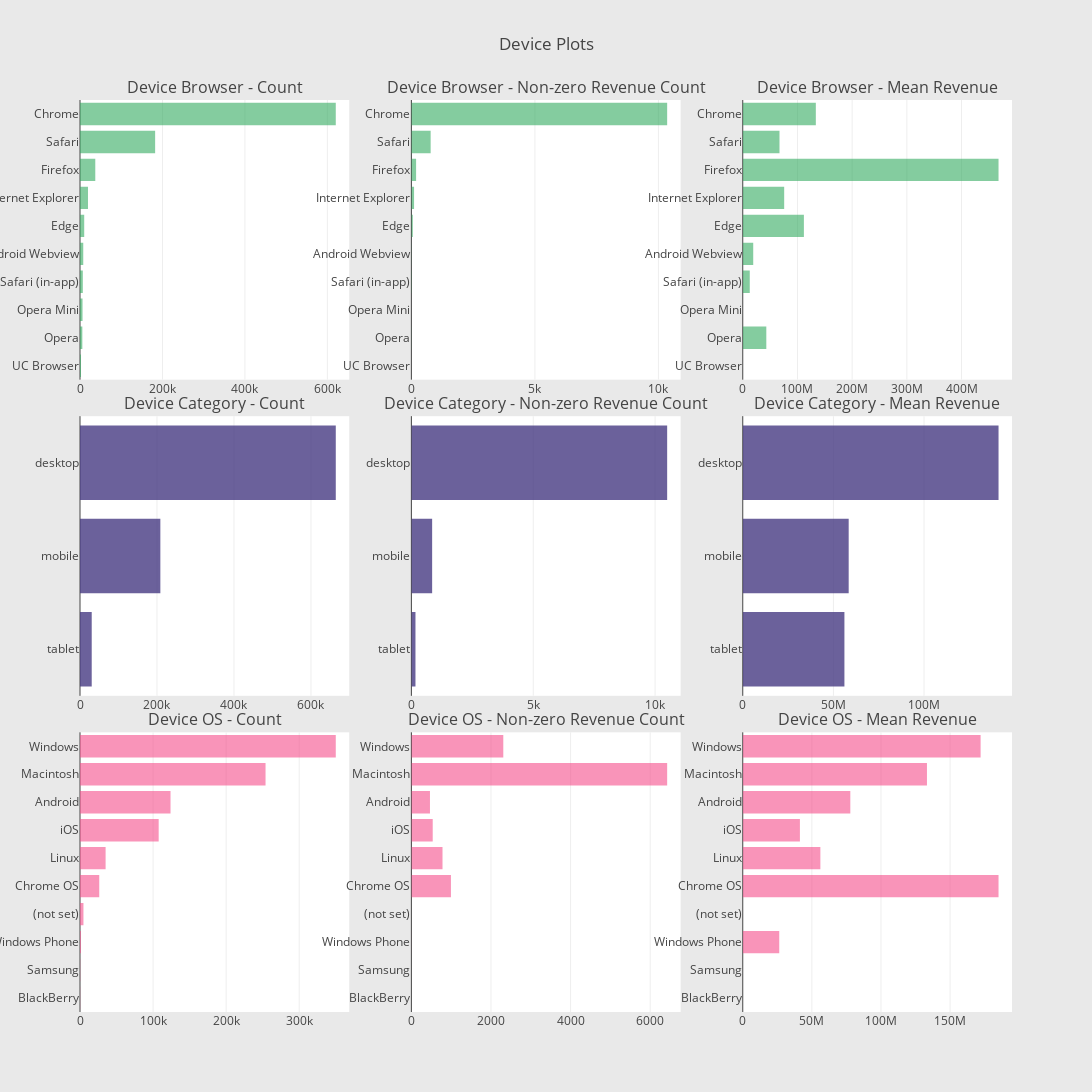

Write notebook code for a chart like this one.
### Markdown cell above
#### Device Information

### Code cell
def horizontal_bar_chart(cnt_srs, color):
    trace = go.Bar(
        y=cnt_srs.index[::-1],
        x=cnt_srs.values[::-1],
        showlegend=False,
        orientation = 'h',
        marker=dict(
            color=color,
        ),
    )
    return trace

# Device Browser
cnt_srs = train_df.groupby('device.browser')['totals.transactionRevenue'].agg(['size', 'count', 'mean'])
cnt_srs.columns = ["count", "count of non-zero revenue", "mean"]
cnt_srs = cnt_srs.sort_values(by="count", ascending=False)
trace1 = horizontal_bar_chart(cnt_srs["count"].head(10), 'rgba(50, 171, 96, 0.6)')
trace2 = horizontal_bar_chart(cnt_srs["count of non-zero revenue"].head(10), 'rgba(50, 171, 96, 0.6)')
trace3 = horizontal_bar_chart(cnt_srs["mean"].head(10), 'rgba(50, 171, 96, 0.6)')

# Device Category
cnt_srs = train_df.groupby('device.deviceCategory')['totals.transactionRevenue'].agg(['size', 'count', 'mean'])
cnt_srs.columns = ["count", "count of non-zero revenue", "mean"]
cnt_srs = cnt_srs.sort_values(by="count", ascending=False)
trace4 = horizontal_bar_chart(cnt_srs["count"].head(10), 'rgba(71, 58, 131, 0.8)')
trace5 = horizontal_bar_chart(cnt_srs["count of non-zero revenue"].head(10), 'rgba(71, 58, 131, 0.8)')
trace6 = horizontal_bar_chart(cnt_srs["mean"].head(10), 'rgba(71, 58, 131, 0.8)')

# Operating system
cnt_srs = train_df.groupby('device.operatingSystem')['totals.transactionRevenue'].agg(['size', 'count', 'mean'])
cnt_srs.columns = ["count", "count of non-zero revenue", "mean"]
cnt_srs = cnt_srs.sort_values(by="count", ascending=False)
trace7 = horizontal_bar_chart(cnt_srs["count"].head(10), 'rgba(246, 78, 139, 0.6)')
trace8 = horizontal_bar_chart(cnt_srs["count of non-zero revenue"].head(10),'rgba(246, 78, 139, 0.6)')
trace9 = horizontal_bar_chart(cnt_srs["mean"].head(10),'rgba(246, 78, 139, 0.6)')

# Creating two subplots
fig = tools.make_subplots(rows=3, cols=3, vertical_spacing=0.04, 
                          subplot_titles=["Device Browser - Count", "Device Browser - Non-zero Revenue Count", "Device Browser - Mean Revenue",
                                          "Device Category - Count",  "Device Category - Non-zero Revenue Count", "Device Category - Mean Revenue", 
                                          "Device OS - Count", "Device OS - Non-zero Revenue Count", "Device OS - Mean Revenue"])

fig.append_trace(trace1, 1, 1)
fig.append_trace(trace2, 1, 2)
fig.append_trace(trace3, 1, 3)
fig.append_trace(trace4, 2, 1)
fig.append_trace(trace5, 2, 2)
fig.append_trace(trace6, 2, 3)
fig.append_trace(trace7, 3, 1)
fig.append_trace(trace8, 3, 2)
fig.append_trace(trace9, 3, 3)

fig['layout'].update(height=1200, width=1200, paper_bgcolor='rgb(233,233,233)', title="Device Plots")
py.iplot(fig, filename='device-plots')

### Figure 1 — Plotly figure (JSON) as saved in the notebook; plotly's stock layout.template omitted (floating-point values rounded to 4 significant figures)
{"data": [{"marker": {"color": "rgba(50, 171, 96, 0.6)"}, "orientation": "h", "showlegend": false, "type": "bar", "uid": "af02b83e-d641-11e8-a16f-e8ea6a21a790", "x": [2427, 5643, 6139, 6850, 7865, 10205, 19375, 37069, 182245, 620364], "xaxis": "x", "y": ["UC Browser", "Opera", "Opera Mini", "Safari (in-app)", "Android Webview", "Edge", "Internet Explorer", "Firefox", "Safari", "Chrome"], "yaxis": "y"}, {"marker": {"color": "rgba(50, 171, 96, 0.6)"}, "orientation": "h", "showlegend": false, "type": "bar", "uid": "af118da8-d641-11e8-816e-e8ea6a21a790", "x": [0, 5, 0, 12, 6, 58, 109, 191, 780, 10353], "xaxis": "x2", "y": ["UC Browser", "Opera", "Opera Mini", "Safari (in-app)", "Android Webview", "Edge", "Internet Explorer", "Firefox", "Safari", "Chrome"], "yaxis": "y2"}, {"marker": {"color": "rgba(50, 171, 96, 0.6)"}, "orientation": "h", "showlegend": false, "type": "bar", "uid": "af12157a-d641-11e8-908a-e8ea6a21a790", "x": [null, 43070000, null, 12810000.0, 19140000.0, 111800000.0, 75740000.0, 467600000.0, 67180000.0, 133600000.0], "xaxis": "x3", "y": ["UC Browser", "Opera", "Opera Mini", "Safari (in-app)", "Android Webview", "Edge", "Internet Explorer", "Firefox", "Safari", "Chrome"], "yaxis": "y3"}, {"marker": {"color": "rgba(71, 58, 131, 0.8)"}, "orientation": "h", "showlegend": false, "type": "bar", "uid": "af128af4-d641-11e8-9a79-e8ea6a21a790", "x": [30449, 208725, 664479], "xaxis": "x4", "y": ["tablet", "mobile", "desktop"], "yaxis": "y4"}, {"marker": {"color": "rgba(71, 58, 131, 0.8)"}, "orientation": "h", "showlegend": false, "type": "bar", "uid": "af13093a-d641-11e8-b9f5-e8ea6a21a790", "x": [168, 852, 10495], "xaxis": "x5", "y": ["tablet", "mobile", "desktop"], "yaxis": "y5"}, {"marker": {"color": "rgba(71, 58, 131, 0.8)"}, "orientation": "h", "showlegend": false, "type": "bar", "uid": "af139c80-d641-11e8-8c35-e8ea6a21a790", "x": [56080000.0, 58430000.0, 141100000.0], "xaxis": "x6", "y": ["tablet", "mobile", "desktop"], "yaxis": "y6"}, {"marker": {"color": "rgba(246, 78, 139, 0.6)"}, "orientation": "h", "showlegend": false, "type": "bar", "uid": "af141854-d641-11e8-803a-e8ea6a21a790", "x": [218, 280, 1216, 4695, 26337, 35034, 107665, 123892, 253938, 350072], "xaxis": "x7", "y": ["BlackBerry", "Samsung", "Windows Phone", "(not set)", "Chrome OS", "Linux", "iOS", "Android", "Macintosh", "Windows"], "yaxis": "y7"}, {"marker": {"color": "rgba(246, 78, 139, 0.6)"}, "orientation": "h", "showlegend": false, "type": "bar", "uid": "af14928c-d641-11e8-93e3-e8ea6a21a790", "x": [0, 0, 1, 0, 994, 782, 536, 467, 6426, 2309], "xaxis": "x8", "y": ["BlackBerry", "Samsung", "Windows Phone", "(not set)", "Chrome OS", "Linux", "iOS", "Android", "Macintosh", "Windows"], "yaxis": "y8"}, {"marker": {"color": "rgba(246, 78, 139, 0.6)"}, "orientation": "h", "showlegend": false, "type": "bar", "uid": "af15071e-d641-11e8-aead-e8ea6a21a790", "x": [null, null, 26400000, null, 185000000.0, 56150000.0, 41360000.0, 77820000.0, 133300000.0, 172100000.0], "xaxis": "x9", "y": ["BlackBerry", "Samsung", "Windows Phone", "(not set)", "Chrome OS", "Linux", "iOS", "Android", "Macintosh", "Windows"], "yaxis": "y9"}], "layout": {"annotations": [{"font": {"size": 16}, "showarrow": false, "text": "Device Browser - Count", "x": 0.1444, "xanchor": "center", "xref": "paper", "y": 1, "yanchor": "bottom", "yref": "paper"}, {"font": {"size": 16}, "showarrow": false, "text": "Device Browser - Non-zero Revenue Count", "x": 0.5, "xanchor": "center", "xref": "paper", "y": 1, "yanchor": "bottom", "yref": "paper"}, {"font": {"size": 16}, "showarrow": false, "text": "Device Browser - Mean Revenue", "x": 0.8556, "xanchor": "center", "xref": "paper", "y": 1, "yanchor": "bottom", "yref": "paper"}, {"font": {"size": 16}, "showarrow": false, "text": "Device Category - Count", "x": 0.1444, "xanchor": "center", "xref": "paper", "y": 0.6533, "yanchor": "bottom", "yref": "paper"}, {"font": {"size": 16}, "showarrow": false, "text": "Device Category - Non-zero Revenue Count", "x": 0.5, "xanchor": "center", "xref": "paper", "y": 0.6533, "yanchor": "bottom", "yref": "paper"}, {"font": {"size": 16}, "showarrow": false, "text": "Device Category - Mean Revenue", "x": 0.8556, "xanchor": "center", "xref": "paper", "y": 0.6533, "yanchor": "bottom", "yref": "paper"}, {"font": {"size": 16}, "showarrow": false, "text": "Device OS - Count", "x": 0.1444, "xanchor": "center", "xref": "paper", "y": 0.3067, "yanchor": "bottom", "yref": "paper"}, {"font": {"size": 16}, "showarrow": false, "text": "Device OS - Non-zero Revenue Count", "x": 0.5, "xanchor": "center", "xref": "paper", "y": 0.3067, "yanchor": "bottom", "yref": "paper"}, {"font": {"size": 16}, "showarrow": false, "text": "Device OS - Mean Revenue", "x": 0.8556, "xanchor": "center", "xref": "paper", "y": 0.3067, "yanchor": "bottom", "yref": "paper"}], "height": 1200, "paper_bgcolor": "rgb(233,233,233)", "title": "Device Plots", "width": 1200, "xaxis": {"anchor": "y", "domain": [0, 0.2889]}, "xaxis2": {"anchor": "y2", "domain": [0.3556, 0.6444]}, "xaxis3": {"anchor": "y3", "domain": [0.7111, 1]}, "xaxis4": {"anchor": "y4", "domain": [0, 0.2889]}, "xaxis5": {"anchor": "y5", "domain": [0.3556, 0.6444]}, "xaxis6": {"anchor": "y6", "domain": [0.7111, 1]}, "xaxis7": {"anchor": "y7", "domain": [0, 0.2889]}, "xaxis8": {"anchor": "y8", "domain": [0.3556, 0.6444]}, "xaxis9": {"anchor": "y9", "domain": [0.7111, 1]}, "yaxis": {"anchor": "x", "domain": [0.6933, 1]}, "yaxis2": {"anchor": "x2", "domain": [0.6933, 1]}, "yaxis3": {"anchor": "x3", "domain": [0.6933, 1]}, "yaxis4": {"anchor": "x4", "domain": [0.3467, 0.6533]}, "yaxis5": {"anchor": "x5", "domain": [0.3467, 0.6533]}, "yaxis6": {"anchor": "x6", "domain": [0.3467, 0.6533]}, "yaxis7": {"anchor": "x7", "domain": [0, 0.3067]}, "yaxis8": {"anchor": "x8", "domain": [0, 0.3067]}, "yaxis9": {"anchor": "x9", "domain": [0, 0.3067]}}}
